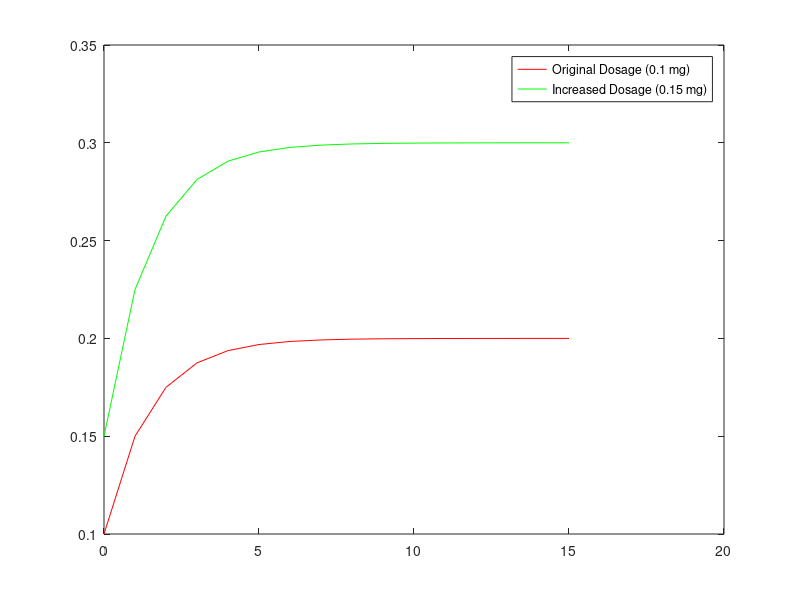

The MATLAB script that drew this image:
clear all; close all; clc;

#ao =0.1;
#b = 2;
#for i=1:50
#  an(1) = ao;
#  an(i+1)= b^(i)*ao;
#  n(1) = 0;
#  n(i+1)= i;
#end
#plot(n,an,'r-')

#{
# Activity 04
a0 = 80000;
b0 = 100000;
c0 = 60000;
b = 1.05;

for i = 1:20
  an(1) = a0;
  an(i+1) = b*an(i)-4000;
  bn(1) = b0;
  bn(i+1) = b*bn(i) - 4000;
  cn(1) = c0;
  cn(i+1) = b*cn(i) - 4000;
  n(1) = 0;
  n(i+1) = i;
end

plot(n,an,'r-',n,bn,'g-',n,cn,'b-')
#}

#Activity 05

a0 = 0.1;
b0 = 0.15;
b = 0.5


for i = 1:15
  an(1) = a0;
  an(i+1) = b*an(i)+0.1;
  bn(1) = b0;
  bn(i+1) = b*bn(i)+0.15
  n(1) = 0;
  n(i+1) = i;
end

plot(n,an,'r-',n,bn,'g-');
legend('Original Dosage (0.1 mg)', 'Increased Dosage (0.15 mg)');




